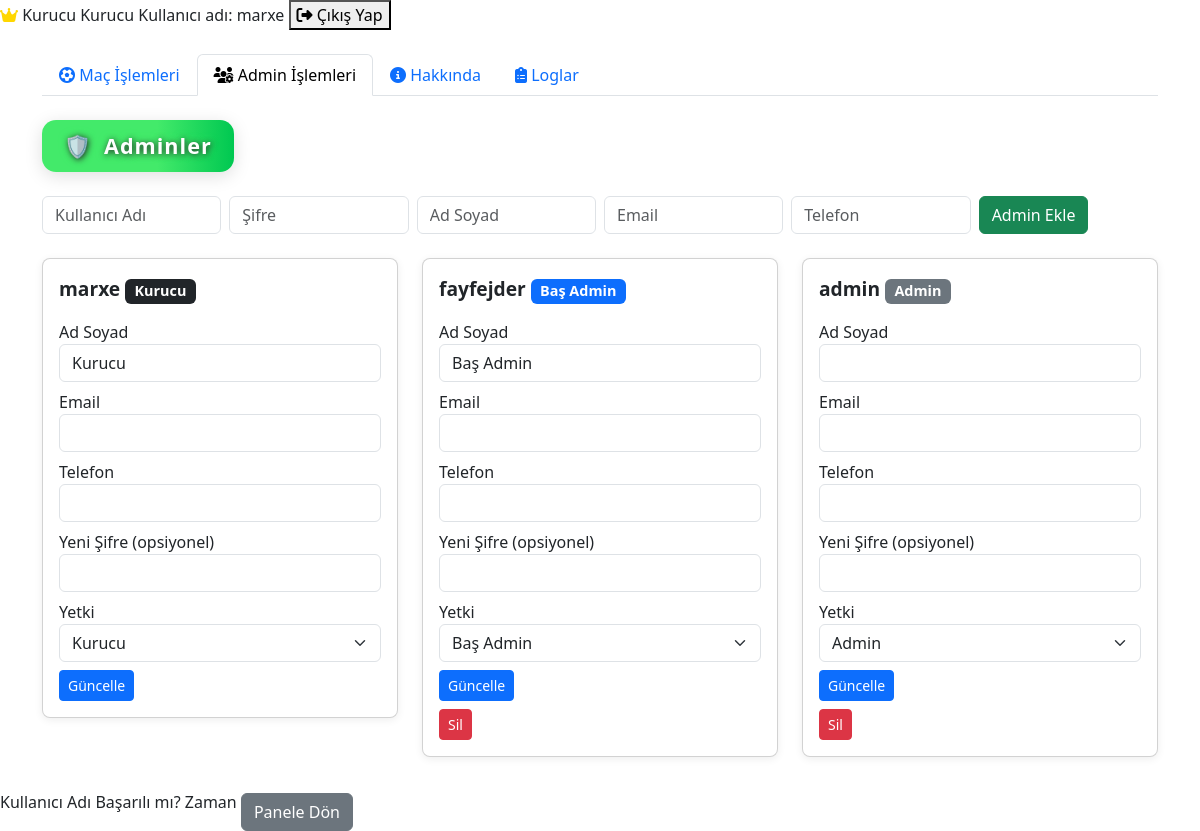
The page /admin/manage (signed in) on the database its author committed.
### models.py (models this page shows)
class Admin(db.Model):
    id = db.Column(db.Integer, primary_key=True)
    username = db.Column(db.String(50), unique=True)
    password = db.Column(db.String(128))
    is_super = db.Column(db.Boolean, default=False)  # Baş admin
    is_founder = db.Column(db.Boolean, default=False)  # Kurucu
    name = db.Column(db.String(50))
    email = db.Column(db.String(100))
    phone = db.Column(db.String(20))

### app.py (the view, shortened to what this page needs)
@app.route('/admin/manage', methods=['GET', 'POST'])
@login_required
def admin_manage():
    admin = Admin.query.get(current_user.id)
    if not (admin.is_super or getattr(admin, "is_founder", False)):
        flash('Yetkiniz yok.', 'danger')
        return redirect(url_for('admin'))
    is_founder = getattr(admin, "is_founder", False)
    is_super = admin.is_super
    if is_founder:
        admins = Admin.query.all()
    else:
        admins = Admin.query.filter_by(is_founder=False).all()
    return render_template('admin_manage.html', admins=admins, is_founder=is_founder, is_super=is_super)

### app.py (called while the page is built)
@login_manager.user_loader
def load_user(user_id):
    admin = Admin.query.get(int(user_id))
    if admin:
        return AdminUser(admin)
    return None

@app.before_request
def before_request():
    g.current_admin = None
    if current_user.is_authenticated:
        admin = Admin.query.get(current_user.id)
        g.current_admin = admin

### templates/admin_manage.html (shortened to what this page needs)
<!DOCTYPE html>
<html>
<head>
    <link rel="stylesheet" href="https://cdn.jsdelivr.net/npm/bootstrap@5.3.0/dist/css/bootstrap.min.css">
    <link rel="stylesheet" href="https://cdnjs.cloudflare.com/ajax/libs/font-awesome/6.4.2/css/all.min.css">
</head>
<body>
{% if g.current_admin %}
<div class="admin-info-bar">
    <span class="admin-name">
        {% if g.current_admin.is_founder %}
            <i class="fas fa-crown" style="color:gold"></i>
        {% elif g.current_admin.is_super %}
            <i class="fas fa-gavel" style="color:#8d5524"></i>
        {% else %}
            <i class="fas fa-sword" style="color:#007bff"></i>
        {% endif %}
        {{ g.current_admin.name or g.current_admin.username }}
    </span>
    <span class="admin-role">
        {% if g.current_admin.is_founder %}
            Kurucu
        {% elif g.current_admin.is_super %}
            Baş Admin
        {% else %}
            Admin
        {% endif %}
    </span>
    <span class="admin-username">
        Kullanıcı adı: {{ g.current_admin.username }}
    </span>
    <form action="{{ url_for('logout') }}" method="get" style="display:inline;">
        <button type="submit" class="logout-btn">
            <i class="fas fa-sign-out-alt"></i> Çıkış Yap
        </button>
    </form>
</div>
{% endif %}
<div class="container mt-4">
    {% if g.current_admin and (g.current_admin.is_founder or g.current_admin.is_super) %}
    <ul class="nav nav-tabs mb-4" id="adminTabs" role="tablist">
        <li class="nav-item" role="presentation">
            <a class="nav-link" href="{{ url_for('admin') }}">
                <i class="fas fa-futbol"></i> Maç İşlemleri
            </a>
        </li>
        <li class="nav-item" role="presentation">
            <a class="nav-link active" href="{{ url_for('admin_manage') }}">
                <i class="fas fa-users-cog"></i> Admin İşlemleri
            </a>
        </li>
        {% if g.current_admin.is_founder %}
        <li class="nav-item" role="presentation">
            <a class="nav-link" href="{{ url_for('admin_about') }}">
                <i class="fas fa-info-circle"></i> Hakkında
            </a>
        </li>
        <li class="nav-item" role="presentation">
            <a class="nav-link" href="{{ url_for('logs') }}">
                <i class="fas fa-clipboard-list"></i> Loglar
            </a>
        </li>
        {% endif %}
    </ul>
    {% endif %}
    <div class="adminler-header-green">
        🛡️
        <span>Adminler</span>
    </div>
    <form method="post" class="mb-4">
        <div class="row g-2">
            <div class="col"><input type="text" name="username" class="form-control" placeholder="Kullanıcı Adı" required></div>
            <div class="col"><input type="password" name="password" class="form-control" placeholder="Şifre" required></div>
            <div class="col"><input type="text" name="name" class="form-control" placeholder="Ad Soyad"></div>
            <div class="col"><input type="email" name="email" class="form-control" placeholder="Email"></div>
            <div class="col"><input type="text" name="phone" class="form-control" placeholder="Telefon"></div>
            <div class="col"><button type="submit" class="btn btn-success">Admin Ekle</button></div>
        </div>
    </form>
    <div class="row">
        {% for a in admins %}
        <div class="col-md-4">
            <div class="card admin-card">
                <div class="card-body">
                    <div class="card-title">
                        {{ a.username }}
                        {% if a.is_founder %}
                            <span class="badge bg-dark">Kurucu</span>
                        {% elif a.is_super %}
                            <span class="badge bg-primary">Baş Admin</span>
                        {% else %}
                            <span class="badge bg-secondary">Admin</span>
                        {% endif %}
                    </div>
                    <form method="post">
                        <div class="mb-2">
                            <label>Ad Soyad</label>
                            <input type="text" name="edit_name" value="{{ a.name or '' }}" class="form-control"
                                {% if a.is_founder and a.id != g.current_admin.id %}readonly{% endif %}>
                        </div>
                        <div class="mb-2">
                            <label>Email</label>
                            <input type="email" name="edit_email" value="{{ a.email or '' }}" class="form-control"
                                {% if a.is_founder and a.id != g.current_admin.id %}readonly{% endif %}>
                        </div>
                        <div class="mb-2">
                            <label>Telefon</label>
                            <input type="text" name="edit_phone" value="{{ a.phone or '' }}" class="form-control"
                                {% if a.is_founder and a.id != g.current_admin.id %}readonly{% endif %}>
                        </div>
                        <div class="mb-2">
                            <label>Yeni Şifre (opsiyonel)</label>
                            <input type="password" name="edit_password" class="form-control"
                                {% if a.is_founder and a.id != g.current_admin.id %}readonly{% endif %}>
                        </div>
                        {% if is_founder %}
                        <div class="mb-2">
                            <label>Yetki</label>
                            <select name="role" class="form-select"
                                onchange="this.form.action.value='set_role'; this.form.submit();"
                                {% if a.is_founder and a.id != g.current_admin.id %}disabled{% endif %}>
                                <option value="admin" {% if not a.is_super and not a.is_founder %}selected{% endif %}>Admin</option>
                                <option value="super" {% if a.is_super and not a.is_founder %}selected{% endif %}>Baş Admin</option>
                                <option value="founder" {% if a.is_founder %}selected{% endif %}>Kurucu</option>
                            </select>
                        </div>
                        {% endif %}
                        {% if not a.is_founder or (a.is_founder and a.id == g.current_admin.id) %}
                        <button type="submit" class="btn btn-primary btn-sm">Güncelle</button>
                        </form>
                        {% if not a.is_founder %}
                        <form method="post" style="display:inline;">
                            <button type="submit" class="btn btn-danger btn-sm" onclick="return confirm('Silmek istediğinize emin misiniz?')">Sil</button>
                        </form>
                        {% endif %}
                        {% else %}
                        </form>
                        {% endif %}
                    </div>
                </div>
            </div>
        {% endfor %}
    </div>
</div>
</body>
</html>
                <th>Kullanıcı Adı</th>
                <th>Başarılı mı?</th>
                <th>Zaman</th>
    <a href="{{ url_for('admin') }}" class="btn btn-secondary mt-3">Panele Dön</a>
</body>
</html>

### templates/admin_manage.html (style rules this page uses)
body { background-image: url('https://c4.wallpaperflare.com/wallpaper/366/282/325/field-sport-football-arsenal-wallpaper-preview.jpg'); background-size: cover; background-repeat: no-repeat; background-attachment: fixed; min-height: 100vh; }
.admin-card { box-shadow: 0 2px 8px #eee; border-radius: 8px; margin-bottom: 20px; }
.admin-card .card-body { display: flex; flex-direction: column; gap: 8px; }
.admin-card .card-title { font-size: 1.2rem; font-weight: bold; }
.adminler-header-green { font-size: 1.35rem; font-weight: 700; color: #fff; background: linear-gradient(90deg, #43ea6a 60%, #00c851 100%); border-radius: 14px; box-shadow: 0 4px 18px rgba(0,0,0,0.13); padding: 10px 22px; margin-bottom: 24px; margin-left: 0; width: fit-content; letter-spacing: 1px; text-shadow: 1px 1px 6px #222, 0 0 8px #43ea6a; display: flex; align-items: center; gap: 12px; }

### rows shown on the page
Admin: current_admin "Kurucu", current_admin.username "marxe", username "marxe", edit_name "Kurucu", role "Kurucu", shows "Güncelle"
Admin: username "fayfejder", shows "Baş Admin", edit_name "Baş Admin", role "Baş Admin"
Admin: username "admin", shows "Admin", role "Admin"
